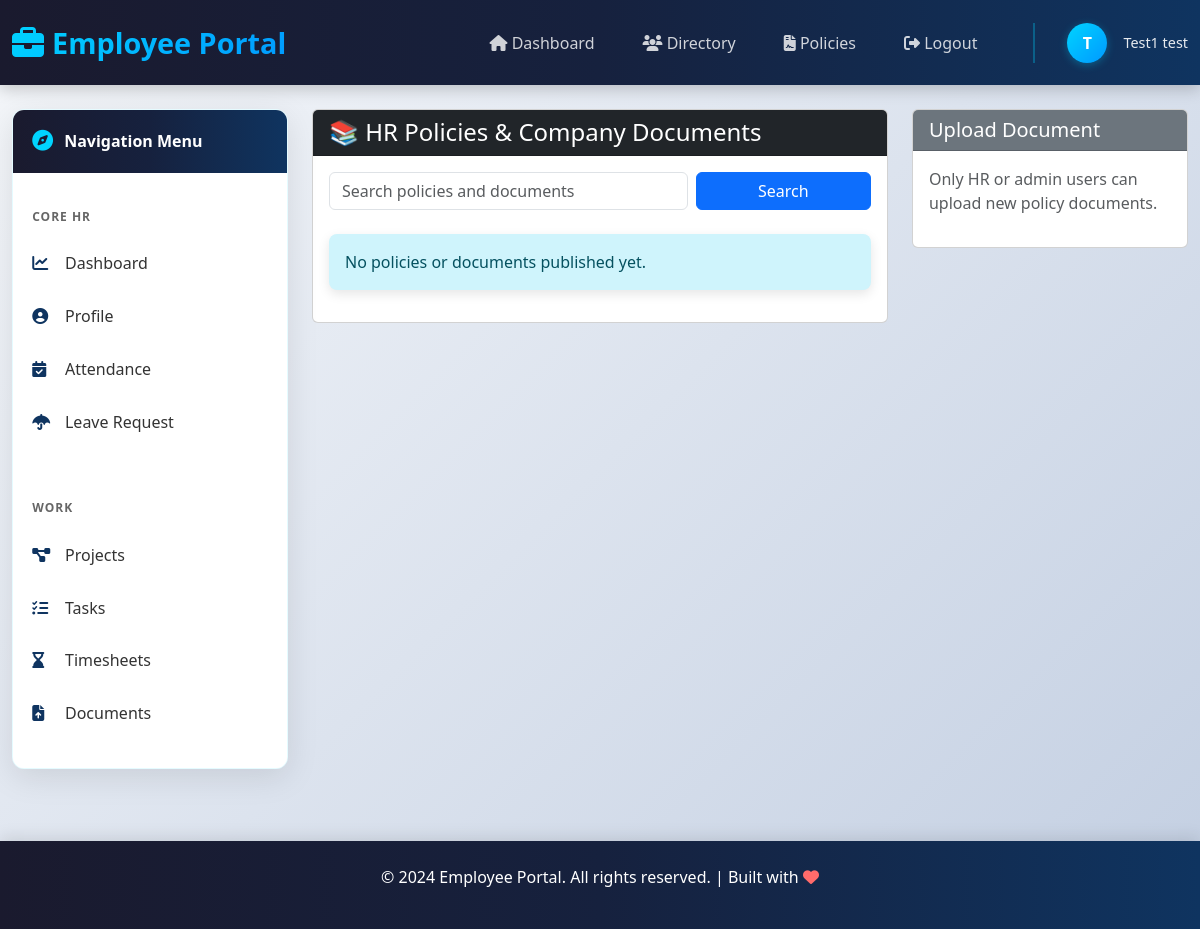
Page /accounts/policies/ (signed in) on the earlier database version.
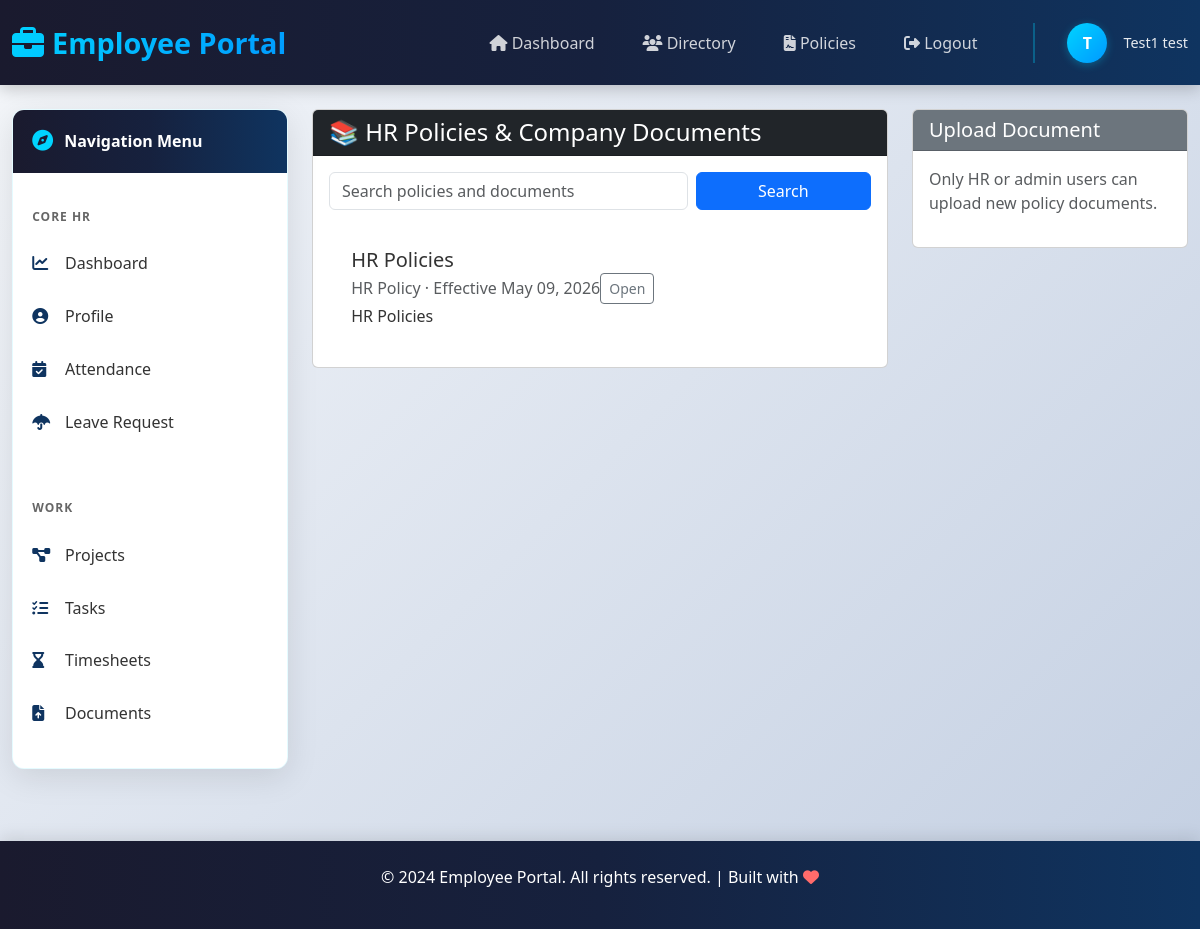
Same page on the later database version.
### accounts/models.py (models this page shows, shortened)
class PolicyDocument(models.Model):
    DOCUMENT_TYPE_CHOICES = [
        ('HR', 'HR Policy'),
        ('COMPANY', 'Company Document'),
        ('SECURITY', 'Security Policy'),
        ('OTHER', 'Other'),
    ]
    title = models.CharField(max_length=255)
    document_type = models.CharField(max_length=20, choices=DOCUMENT_TYPE_CHOICES, default='HR')
    file = models.FileField(upload_to='policy_documents/')
    description = models.TextField(blank=True)
    effective_date = models.DateField(null=True, blank=True)
    uploaded_by = models.ForeignKey(settings.AUTH_USER_MODEL, null=True, blank=True, on_delete=models.SET_NULL)
    is_active = models.BooleanField(default=True)
    created_at = models.DateTimeField(auto_now_add=True)
    class Meta:
        ordering = ['-effective_date', '-created_at']

### accounts/views.py (the view)
# urls.py: path('policies/', views.policies_view, name='policies'),
@login_required(login_url='login')
def policies_view(request):
    query = request.GET.get('q', '')
    policies = PolicyDocument.objects.filter(is_active=True)
    if query:
        policies = policies.filter(
            Q(title__icontains=query) |
            Q(description__icontains=query) |
            Q(document_type__icontains=query)
        )
    can_upload = _is_hr(request.user)
    if request.method == 'POST':
        if not can_upload:
            raise PermissionDenied
        form = PolicyDocumentForm(request.POST, request.FILES)
        if form.is_valid():
            policy = form.save(commit=False)
            policy.uploaded_by = request.user
            policy.save()
            messages.success(request, 'Policy document uploaded successfully.')
            return redirect('policies')
    else:
        form = PolicyDocumentForm()
    context = {
        'policies': policies,
        'form': form,
        'query': query,
        'can_upload': can_upload,
    }
    return render(request, 'accounts/policies.html', context)

### accounts/forms.py
class PolicyDocumentForm(forms.ModelForm):
    class Meta:
        model = PolicyDocument
        fields = ['title', 'document_type', 'file', 'effective_date', 'description', 'is_active']
        widgets = {
            'title': forms.TextInput(attrs={'class': 'form-control', 'placeholder': 'Document title'}),
            'document_type': forms.Select(attrs={'class': 'form-control'}),
            'file': forms.FileInput(attrs={'class': 'form-control'}),
            'effective_date': forms.DateInput(attrs={'class': 'form-control', 'type': 'date'}),
            'description': forms.Textarea(attrs={'class': 'form-control', 'rows': 3, 'placeholder': 'Short description'}),
            'is_active': forms.CheckboxInput(attrs={'class': 'form-check-input'}),
        }

### accounts/views.py (called while the page is built)
def _is_hr(user):
    return user.is_superuser or getattr(user, 'role', '') == 'HR'

### accounts/templates/accounts/policies.html (shortened to what this page needs)
{% extends 'base.html' %}
{% block content %}
<div class="row">
    <div class="col-lg-8 mb-4">
        <div class="card">
            <div class="card-header bg-dark text-white">
                <h4 class="mb-0">📚 HR Policies & Company Documents</h4>
            </div>
            <div class="card-body">
                <form method="get" class="row g-2 mb-4">
                    <div class="col-md-8">
                        <input type="text" name="q" class="form-control" placeholder="Search policies and documents" value="{{ query }}">
                    </div>
                    <div class="col-md-4">
                        <button type="submit" class="btn btn-primary w-100">Search</button>
                    </div>
                </form>
                {% if policies %}
                    <div class="list-group">
                        {% for policy in policies %}
                        <div class="list-group-item mb-2">
                            <div class="d-flex justify-content-between align-items-center">
                                <div>
                                    <h5 class="mb-1">{{ policy.title }}</h5>
                                    <p class="mb-1 text-muted">{{ policy.get_document_type_display }} · Effective {{ policy.effective_date|date:'M d, Y' }}</p>
                                    <p class="mb-0">{{ policy.description|default:'No description available.' }}</p>
                                </div>
                                <div>
                                    <a href="{{ policy.file.url }}" target="_blank" class="btn btn-sm btn-outline-secondary">Open</a>
                                </div>
                            </div>
                        </div>
                        {% endfor %}
                    </div>
                {% else %}
                    <div class="alert alert-info">No policies or documents published yet.</div>
                {% endif %}
            </div>
        </div>
    </div>
    <div class="col-lg-4 mb-4">
        <div class="card">
            <div class="card-header bg-secondary text-white">
                <h5 class="mb-0">Upload Document</h5>
            </div>
            <div class="card-body">
                {% if can_upload %}
                <form method="post" enctype="multipart/form-data">
                    {% csrf_token %}
                    {{ form.as_p }}
                    <button type="submit" class="btn btn-primary w-100">Upload</button>
                </form>
                {% else %}
                <p class="text-muted">Only HR or admin users can upload new policy documents.</p>
                {% endif %}
            </div>
        </div>
    </div>
</div>
{% endblock %}

Differences in the rows shown:
added PolicyDocument: title "HR Policies", document_type "HR Policy", effective_date "May 09, 2026", description "HR Policies"
Other differences:
text no longer shown: "No policies or documents published yet."
